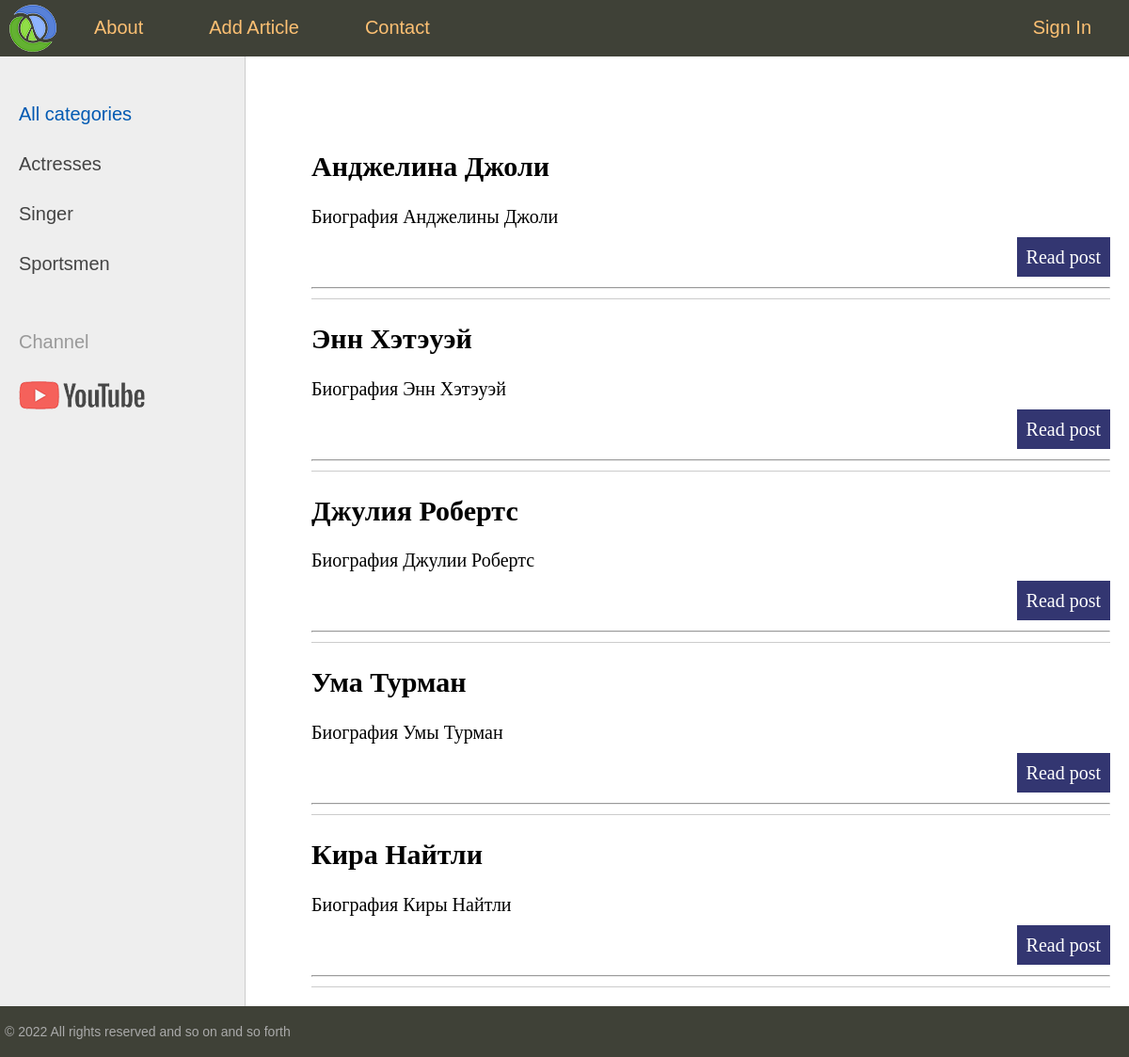
Before: / with the older database file.
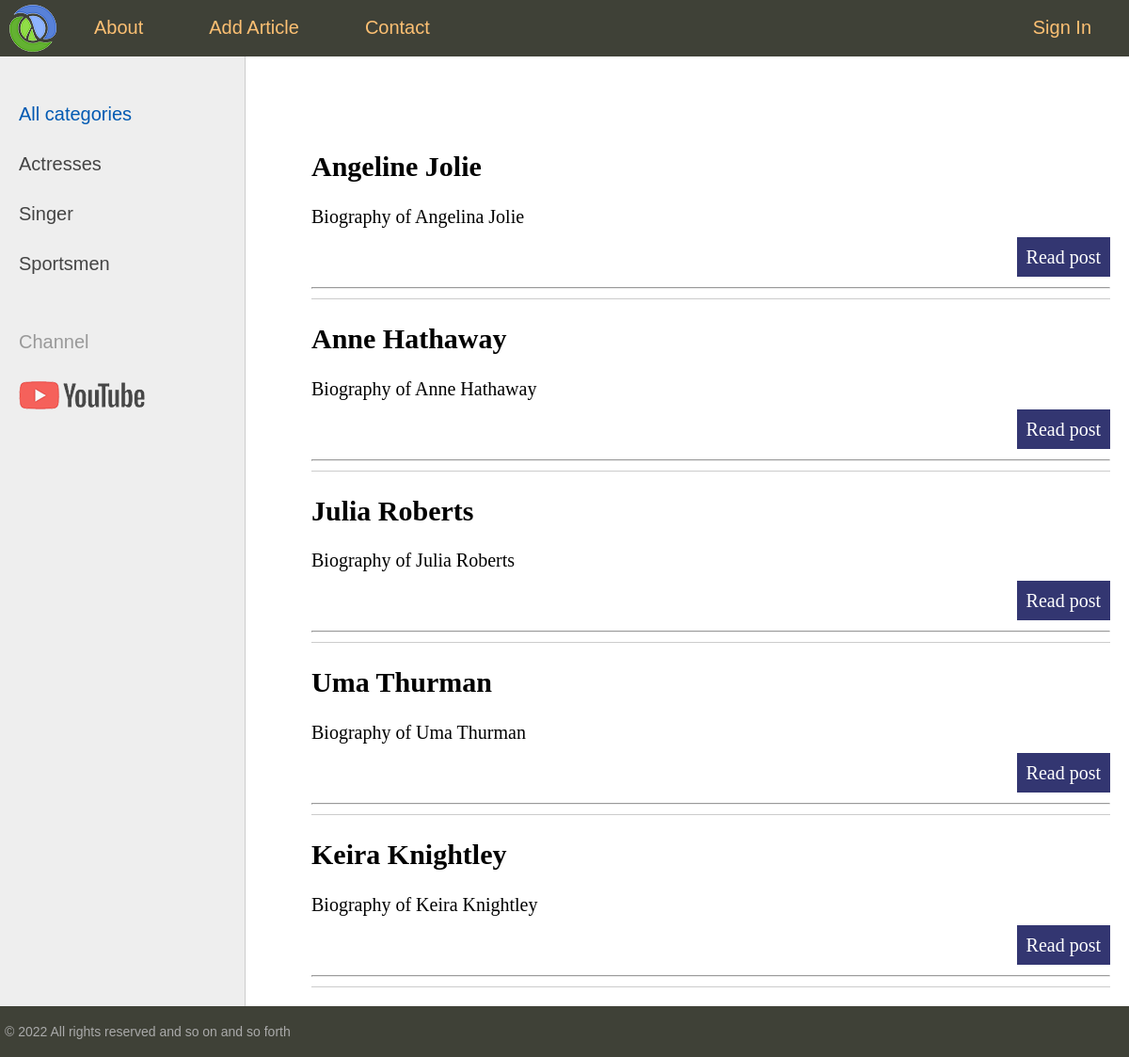
After: the same page with the newer database file.
### women/models.py (models this page shows, shortened)
class Women(models.Model):
    title = models.CharField(max_length=255)
    content = models.TextField(blank=True)
    photo = models.ImageField(upload_to="photos/%Y/%m/%d")
    time_created = models.DateTimeField(auto_now_add=True)
    time_updated = models.DateTimeField(auto_now=True)
    is_published = models.BooleanField(default=True)

### women/views.py (the view)
# urls.py: path('', index, name='home'),
def index(request):
    posts = Women.objects.all()
    return render(request, 'women/index.html', {'posts': posts, 'menu': menu, 'title': 'Main page'})

### women/templates/women/index.html (shortened to what this page needs)
{% extends 'women/base.html' %}
{% block content %}
<ul class="list-articles">
    {% for p in posts %}
    <li>
        <h2>{{p.title}}</h2>
        <p>{{p.content}}</p>
        <p class="link-read-post"><a href="#">Read post</a></p>
        <hr>
    </li>
    {% endfor %}
</ul>
{% endblock %}

### women/templates/women/base.html (shortened to what this page needs)
{% load static %}
<!DOCTYPE html>
<html>
<head>
	<link type="text/css" href="{% static 'women/css/styles.css' %}" rel="stylesheet" />
</head>
<body>
<table class="table-page" border=0 cellpadding="0" cellspacing="0">
<tr><td valign=top>
{% block mainmenu %}
		<div class="header">
			<ul id="mainmenu" class="mainmenu">
			<li class="logo"><a href="#"><div class="logo"></div></a></li>
{% for m in menu %}
	{% if not forloop.last %}
			<li><a href="#">{{m.title}}</a></li>
	{% else %}
			<li class="last"><a href="#">{{m.title}}</a></li>
	{% endif %}
{% endfor %}
			</ul>
		</div>
{% endblock mainmenu %}
<table class="table-content" border=0 cellpadding="0" cellspacing="0">
<tr>
	<td valign="top" class="left-chapters">
	<ul id="leftchapters">
		<li class="selected">All categories</li>
		<li><a href="#">Actresses</a></li>
		<li><a href="#">Singer</a></li>
		<li><a href="#">Sportsmen</a></li>
		<li class="share">
		<p>Channel</p>
		<a class="share-yt" href="https://www.youtube.com/watch?v=7NOSDKb0HlU" target="_blank" rel="nofollow"></a>
		</li>
	</ul>
</td>
<td valign="top" class="content">
	<div class="content-text">
{% block content %}
{% endblock %}
	</div>
</td></tr></table>
</td></tr>
<tr><td valign=top>
	<div id="footer">
		<p>&copy; 2022 All rights reserved and so on and so forth</p>
	</div>
</td></tr></table>
</body>
</html>

### women/static/women/css/styles.css (style rules this page uses)
html, body { font-family: 'Arial'; margin: 0; padding: 0; height: 100%; width: 100%; color: #444; }
a { color: #0059b2; text-decoration: none; }
p.link-read-post { text-align: right; }
p.link-read-post a { padding: 10px; min-width: 100px; background: #333671; color: #fff; text-decoration: none; }
ul.list-articles { list-style: none; margin: 0; padding: 0; }
ul.list-articles li { border-bottom: 1px solid #ccc; }
.table-page { width: 100%; height: 100%; vertical-align: top; }
.table-page tr { height: 100%; }
.header { background: #3F4137; height: 60px; }
.logo { background: url('../images/logo.png') no-repeat 10px 5px; width: 70px; height: 60px; }
ul.mainmenu { list-style: none; margin: 0; padding: 0; height: 60px; color: #fdc073; font-size: 20px; overflow: hidden; }
ul.mainmenu li { float: left; margin: 18px 40px 0 30px; }
ul.mainmenu li.logo { margin: 0; }
ul.mainmenu li.last { float: right; }
ul.mainmenu li a { color: #fdc073; text-decoration: none; }
.table-content { width: 100%; min-height: 100%; height: 100%; }
.left-chapters { margin: 0; background: #eee; border-right: 1px solid #ccc; min-height: 100%; }
.left-chapters ul { width: 230px; min-height: 100%; margin: 0; padding: 20px 10px 10px 20px; list-style: none; font-size: 20px; }
.left-chapters ul li { margin: 30px 0 0 0; color: #999; }
.left-chapters ul li.selected { color: #0059b2; }
.left-chapters ul li a { color: #444; text-decoration: none; }
.left-chapters ul li.share { margin: 60px 0 0 0; }
.left-chapters ul li.share p { margin: 30px 0 30px 0; }
.left-chapters ul li.share a { display: inline-block; width: 40px; height: 40px; margin: 0 20px 0 0; }
.left-chapters ul li.share a.share-yt { width: 100%; height: 30px; background: url('../images/share_yt.png') no-repeat 0 0 }
.content { padding: 40px 20px 20px 40px; width: 100%; box-sizing: border-box; }
.content-text { margin: 60px 0 0 30px; color: #000; font-size: 20px; font-family: Yandex Sans Display Light; }
#footer { box-sizing: border-box; background: #3F4137; padding: 5px; color: #aaa; font-size: 14px; font-family: Verdana, Geneva, Arial, Helvetica; text-align: left; overflow: hidden; }

Changed rows visible on the page:
changed Women: title "Анджелина Джоли" → "Angeline Jolie"; content "Биография Анджелины Джоли" → "Biography of Angelina Jolie"
changed Women: title "Энн Хэтэуэй" → "Anne Hathaway"; content "Биография Энн Хэтэуэй" → "Biography of Anne Hathaway"
changed Women: title "Джулия Робертс" → "Julia Roberts"; content "Биография Джулии Робертс" → "Biography of Julia Roberts"
changed Women: title "Ума Турман" → "Uma Thurman"; content "Биография Умы Турман" → "Biography of Uma Thurman"
changed Women: title "Кира Найтли" → "Keira Knightley"; content "Биография Киры Найтли" → "Biography of Keira Knightley"
